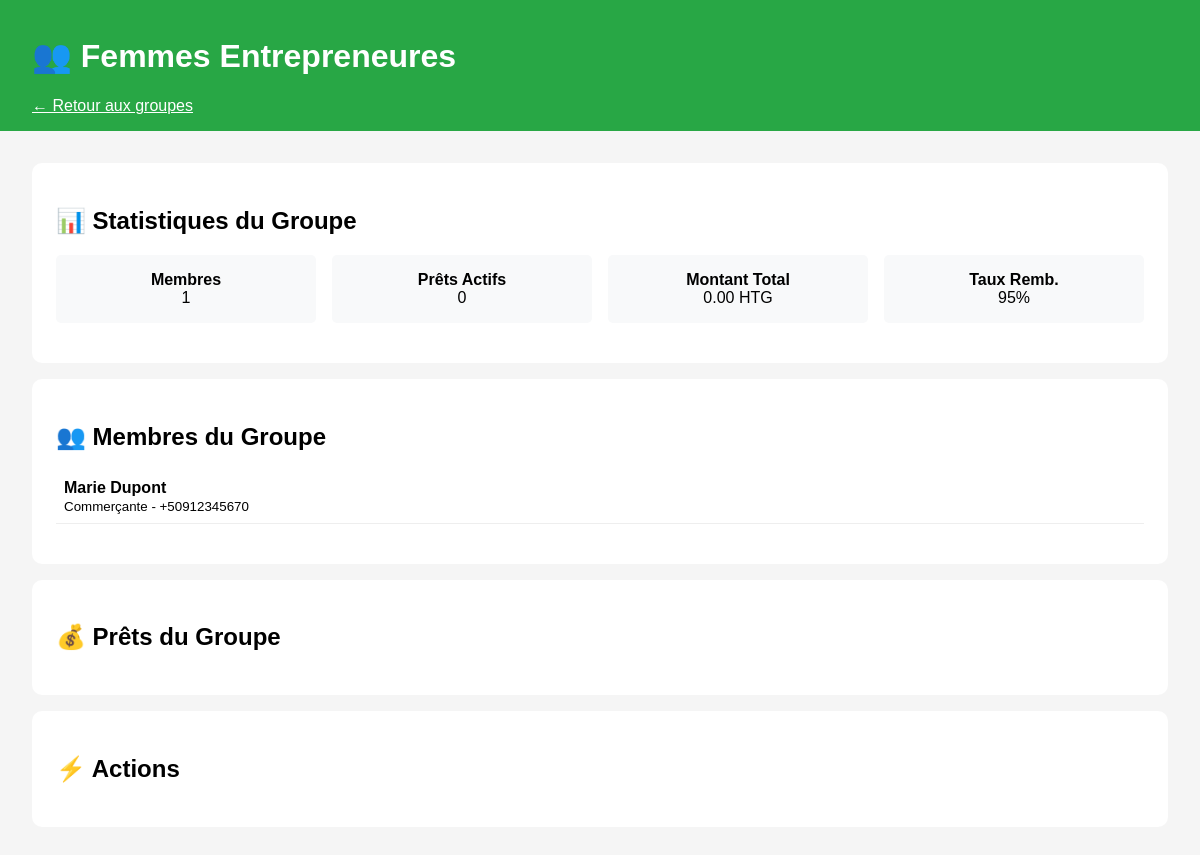
Screenshot of /groupe/1 (signed in) with the database file from the repository.
### app.py (models this page shows, shortened)
class Groupe(db.Model):
    __tablename__ = 'groupes'
    id = db.Column(db.Integer, primary_key=True)
    nom = db.Column(db.String(100))
    code_groupe = db.Column(db.String(20), unique=True)
    zone = db.Column(db.String(100))
    date_creation = db.Column(db.DateTime, default=datetime.utcnow)
    statut = db.Column(db.String(20), default='actif')

class User(UserMixin, db.Model):
    __tablename__ = 'users'
    id = db.Column(db.Integer, primary_key=True)
    username = db.Column(db.String(80), unique=True, nullable=True)
    email = db.Column(db.String(120), unique=True)
    password_hash = db.Column(db.String(255))
    fonction = db.Column(db.String(50))  # caissier, conseiller, etc.
    role = db.Column(db.String(20), default='client')  # client, employe, admin, superviseur
    statut = db.Column(db.String(20), default='actif')  # 'actif', 'en_attente', 'inactif'
    approuve_par = db.Column(db.Integer, db.ForeignKey('users.id'), nullable=True)  # Admin qui a approuvé
    date_approbation = db.Column(db.DateTime, nullable=True)
    permissions = db.Column(db.Text)  # Stocke les permissions en JSON
    nom = db.Column(db.String(100))
    prenom = db.Column(db.String(100))
    telephone = db.Column(db.String(20))
    date_creation = db.Column(db.DateTime, default=datetime.utcnow)
    groupe_id = db.Column(db.Integer, db.ForeignKey('groupes.id'), nullable=True)
    code_client = db.Column(db.String(20), unique=True, nullable=True)
    adresse = db.Column(db.Text)
    cin = db.Column(db.String(50), unique=True, nullable=True)
    date_naissance = db.Column(db.DateTime, nullable=True)
    profession = db.Column(db.String(100))
    revenu_mensuel = db.Column(db.Float, default=0)
    date_inscription = db.Column(db.DateTime, default=datetime.utcnow)
    groupe_id = db.Column(db.Integer, db.ForeignKey('groupes.id'), nullable=True)
    depenses_mensuelles = db.Column(db.Float, default=0)
    capacite_remboursement = db.Column(db.Float, default=0)
    photo_id = db.Column(db.String(255))
    photo_selfie = db.Column(db.String(255))
    verification_faciale = db.Column(db.Boolean, default=False)
    score_verification = db.Column(db.Float, default=0)

### app.py (the view)
@app.route('/groupe/<int:groupe_id>')
@login_required
def detail_groupe(groupe_id):
    groupe = Groupe.query.get_or_404(groupe_id)
    clients = User.query.filter_by(groupe_id=groupe_id).all()
    prets_du_groupe = Pret.query.filter_by(groupe_id=groupe_id).all()
    stats = {
        'nombre_membres': len(clients),
        'prets_actifs': len([p for p in prets_du_groupe if p.statut == 'approuve']),
        'montant_total_prets': sum(p.montant for p in prets_du_groupe),
        'taux_remboursement': 95  # À calculer dynamiquement
    }
    return render_template('detail_groupe.html',
                           groupe=groupe,
                           clients=clients,
                           prets=prets_du_groupe,
                           stats=stats)

### app.py (called while the page is built)
@login_manager.user_loader
def load_user(user_id):
    return db.session.get(User, int(user_id))  # ← Version moderne au lieu de User.query.get()

@app.before_request
def list_routes():
    if not hasattr(app, 'routes_listed'):
        print("=== ROUTES DISPONIBLES ===")
        for rule in app.url_map.iter_rules():
            print(f"{rule.rule} -> {rule.endpoint}")
        print("==========================")
        app.routes_listed = True

### templates/detail_groupe.html (shortened to what this page needs)
<!DOCTYPE html>
<html lang="fr">
<head>
</head>
<body>
    <div class="header">
        <h1>👥 {{ groupe.nom }}</h1>
        <a href="{{ url_for('liste_groupes') }}" style="color: white;">← Retour aux groupes</a>
    </div>
    <div class="container">
        <div class="section">
            <h2>📊 Statistiques du Groupe</h2>
            <div class="stats-grid">
                <div class="stat-card">
                    <strong>Membres</strong><br>
                    {{ stats.nombre_membres }}
                </div>
                <div class="stat-card">
                    <strong>Prêts Actifs</strong><br>
                    {{ stats.prets_actifs }}
                </div>
                <div class="stat-card">
                    <strong>Montant Total</strong><br>
                    {{ "%.2f"|format(stats.montant_total_prets) }} HTG
                </div>
                <div class="stat-card">
                    <strong>Taux Remb.</strong><br>
                    {{ stats.taux_remboursement }}%
                </div>
            </div>
        </div>
        <div class="section">
            <h2>👥 Membres du Groupe</h2>
            <ul class="member-list">
                {% for client in clients %}
                <li class="member-item">
                    <strong>{{ client.prenom }} {{ client.nom }}</strong><br>
                    <small>{{ client.profession }} - {{ client.telephone }}</small>
                </li>
                {% endfor %}
            </ul>
        </div>
        <div class="section">
            <h2>💰 Prêts du Groupe</h2>
        </div>
        <div class="section">
            <h2>⚡ Actions</h2>
        </div>
    </div>
</body>
</html>

### templates/detail_groupe.html (style rules this page uses)
body { font-family: Arial, sans-serif; margin: 0; padding: 0; background: #f5f5f5; }
.header { background: #28a745; color: white; padding: 1rem 2rem; }
.container { max-width: 1200px; margin: 0 auto; padding: 2rem; }
.section { background: white; padding: 1.5rem; margin-bottom: 1rem; border-radius: 10px; }
.stats-grid { display: grid; grid-template-columns: repeat(4, 1fr); gap: 1rem; margin: 1rem 0; }
.stat-card { background: #f8f9fa; padding: 1rem; border-radius: 5px; text-align: center; }
.member-list, .loan-list { list-style: none; padding: 0; }
.member-item, .loan-item { padding: 0.5rem; border-bottom: 1px solid #eee; }

### rows the page displays
Groupe: nom "Femmes Entrepreneures"
User: prenom "Marie", nom "Dupont", profession "Commerçante", telephone "+50912345670"

### other values shown
{{ stats.nombre_membres }} "1"
{{ stats.prets_actifs }} "0"
{{ "%.2f"|format(stats.montant_total_prets) }} "0.00"
{{ stats.taux_remboursement }} "95"
